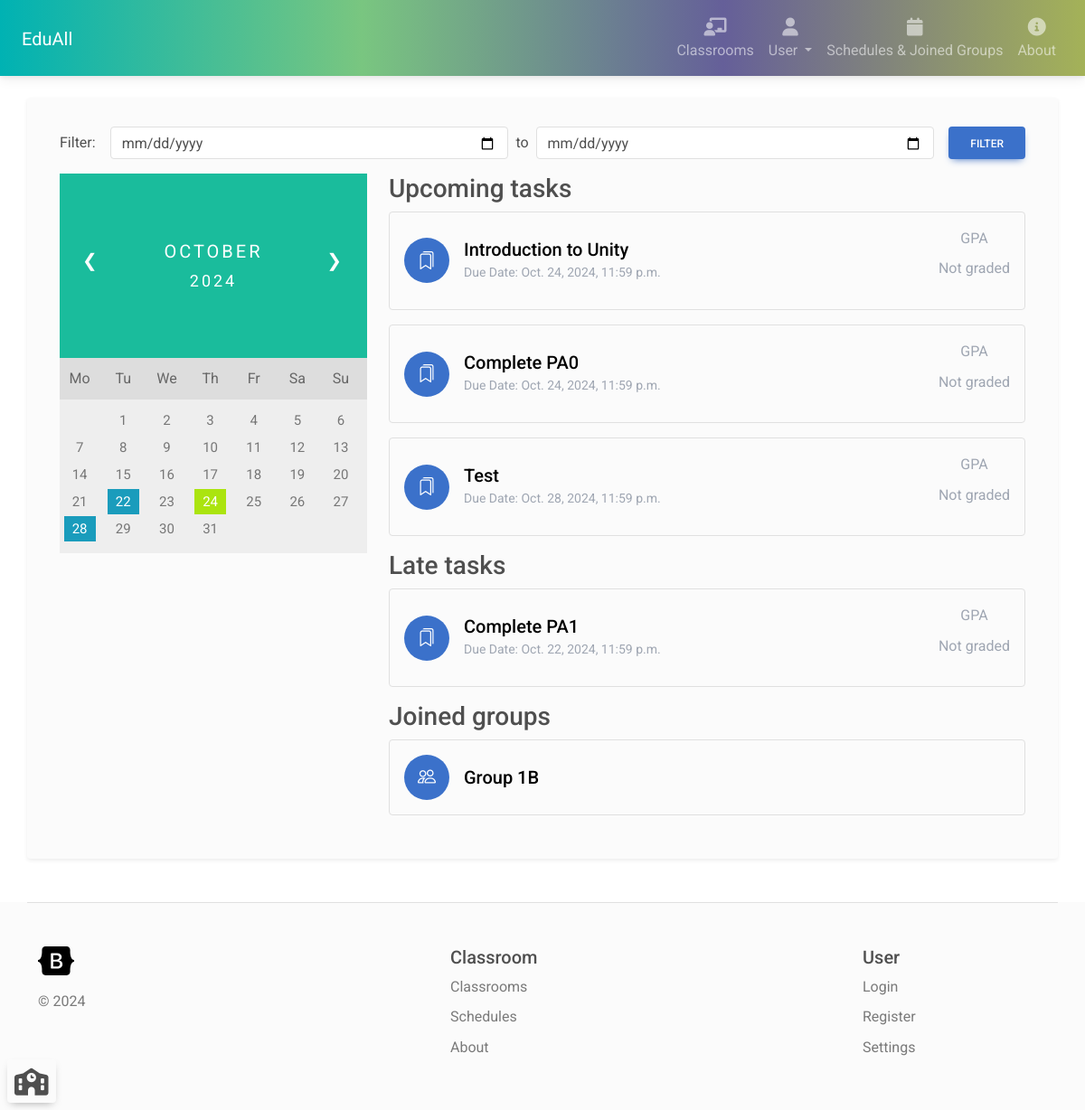
The page /user/schedule (signed in) on the database its author committed.
### classroom_manager/models.py (models this page shows, shortened)
class ClassroomTask(models.Model):
    isAssignment = models.BooleanField(default=True)
    title = models.CharField(max_length=200, null=True)
    description = models.CharField(max_length=5000, null=True)
    classroom = models.ForeignKey(Classroom, on_delete=models.CASCADE)
    deadline = models.DateTimeField(null=True)
    acceptLateSubmission = models.BooleanField(default=True)
    weight = models.FloatField(default=0.0)

class LearnGroup(models.Model):
    students = models.ManyToManyField(User, related_name="learn_group_student")
    classroom = models.ForeignKey(Classroom, on_delete=models.CASCADE)
    name = models.CharField(max_length=200)

### classroom_manager/views.py (the view)
# urls.py: path('user/schedule', views.allTaskSchedules, name="all_task_schedules"),
@login_required(login_url='login')
def allTaskSchedules(request: HttpRequest):
    if request.method == 'GET':
        now = timezone.now()
        lateTaskScope = now - relativedelta.relativedelta(months=3)
        dateStart = None; dateEnd = None
        if request.GET.get('dateStart'):
            try:
                dateStart = dateparse(request.GET.get('dateStart'))
            except:
                pass
        if request.GET.get('dateEnd'):
            try:
                dateEnd = dateparse(request.GET.get('dateEnd'))
            except:
                pass
        if dateStart != None and dateEnd == None:
            filterResult = ClassroomTask.objects.filter(Q(classroom__students__id__contains=request.user.id) & Q(deadline__gte=dateStart)).all()
        elif dateEnd != None and dateStart == None:
            filterResult = ClassroomTask.objects.filter(Q(classroom__students__id__contains=request.user.id) & Q(deadline__lte=dateEnd)).all()
        elif dateEnd != None and dateStart != None:
            filterResult = ClassroomTask.objects.filter(Q(classroom__students__id__contains=request.user.id) & Q(deadline__lte=dateEnd) & Q(deadline__gte=dateStart)).all()
        else:
            filterResult = []
        upcomingTasks = ClassroomTask.objects.filter((Q(classroom__students__id__contains=request.user.id) )& Q(deadline__gte=now) ).all()
        lateTasks = ClassroomTask.objects.filter((Q(classroom__students__id__contains=request.user.id) )& Q(deadline__gte=lateTaskScope)
                                                      & Q(deadline__lte=now)).all()
        for i in range(len(lateTasks)):
            lateTasks[i].gpa = None
            if lateTasks[i].isAssignment and Submission.objects.filter(task=lateTasks[i], student__id=request.user.id).exists():
                submission = Submission.objects.filter(task=lateTasks[i], student__id=request.user.id).first()
                if submission:
                    lateTasks[i].gpa = submission.gpa
        for i in range(len(upcomingTasks)):
            upcomingTasks[i].gpa = None
            if upcomingTasks[i].isAssignment and Submission.objects.filter(task=upcomingTasks[i], student__id=request.user.id).exists():
                submission = Submission.objects.filter(task=upcomingTasks[i], student__id=request.user.id).first()
                if submission:
                    upcomingTasks[i].gpa = submission.gpa
        for i in range(len(filterResult)):
            filterResult[i].gpa = None
            if filterResult[i].isAssignment and Submission.objects.filter(task=filterResult[i], student__id=request.user.id).exists():
                submission = Submission.objects.filter(task=filterResult[i], student__id=request.user.id).first()
                if submission:
                    filterResult[i].gpa = submission.gpa
        taskDates = [task.deadline for task in upcomingTasks] + [task.deadline for task in lateTasks]
        taskDates = list(set(taskDates))
        lastMonth = False; nextMonth = False
        if request.GET.get('lastMonth') != None:
            now = now - relativedelta.relativedelta(months=1)
            lastMonth = True
        elif request.GET.get('nextMonth') != None:
            now = now + relativedelta.relativedelta(months=1)
            nextMonth = True
        daysWithDeadlines = []
        for taskDate in taskDates:
            if taskDate.month == now.month and taskDate.year == now.year:
                daysWithDeadlines.append(taskDate.day)
        firstDay = now.replace(day=1)
        firstDayWeekday = firstDay.weekday()
        numberDaysOfMonth = (firstDay + relativedelta.relativedelta(months=1) - relativedelta.relativedelta(days=1)).day
        if request.GET.get('lastMonth') == None and request.GET.get('nextMonth') == None:
            currentDay = now.day
        else:
            currentDay = None
        daysArray = list(range(1, numberDaysOfMonth + 1))
        daysArray = [''] * firstDayWeekday + daysArray
        monthString = now.strftime("%B")
        yearString = str(now.year)
        groupsJoined = LearnGroup.objects.filter(students__id__contains=request.user.id).all()
        context = {'upcomingTasks': upcomingTasks, 'lateTasks': lateTasks,
                   'daysArray': daysArray, 'currentDay': currentDay, 'monthString': monthString,
                   'yearString': yearString, 'daysWithDeadlines': daysWithDeadlines, 'lastMonth': lastMonth,
                   'nextMonth': nextMonth, 'joinedGroups': groupsJoined, 'filterResult': filterResult, 'dateStart': request.GET.get('dateStart'),'dateEnd': request.GET.get('dateEnd') }
        return render(request, 'all_task_schedules.html', context)
    else:
        return render(request, '404page.html')

### classroom_manager/templates/all_task_schedules.html (shortened to what this page needs)
{% extends 'navbar.html' %}
{% block content %}
    <div class="container py-3">
        <div class="row">
            <div class="col-12">
                <form action="{% url 'all_task_schedules' %}" method="GET" class="mb-3">
                    <div class="d-flex">
                        <span class="my-auto me-3">Filter: </span>
                        <input type="date" name="dateStart" id="dateStart" class="form-control" value="{{ dateStart }}"/>
                        <span class="mx-2 my-auto"> to </span>
                        <input type="date" name="dateEnd" id="dateEnd" class="form-control" value="{{ dateEnd }}"/>
                        <button class="btn btn-primary ms-3" type="submit">Filter</button>
                    </div>
                </form>
            </div>
            <div class="col-12 col-lg-4">
                <div class="month">
                    <ul>
                    {% if nextMonth == False %}
                    <li class="prev" style="list-style-type: none;">
                        <a href="{% url 'all_task_schedules' %}?lastMonth=true" class="text-white">&#10094;</a>
                    </li>
                    {% else %}
                    <li class="prev" style="list-style-type: none;">
                        <a href="{% url 'all_task_schedules' %}" class="text-white">&#10094;</a>
                    </li>
                    {% endif %}
                    {% if lastMonth == False %}
                    <li class="next" style="list-style-type: none;">
                        <a href="{% url 'all_task_schedules' %}?nextMonth=true" class="text-white">&#10095;</a>
                    </li>
                    {% else %}
                    <li class="next" style="list-style-type: none;">
                        <a href="{% url 'all_task_schedules' %}" class="text-white">&#10095;</a>
                    </li>
                    {% endif %}
                    <li style="list-style-type: none;">{{ monthString }}
                        <br><span style="font-size:18px">{{ yearString }}</span>
                    </li>
                    </ul>
                </div>
                <ul class="weekdays">
                    <li>Mo</li>
                    <li>Tu</li>
                    <li>We</li>
                    <li>Th</li>
                    <li>Fr</li>
                    <li>Sa</li>
                    <li>Su</li>
                </ul>
                <ul class="days">
                {% for i in daysArray %}
                    {% if i == currentDay and i in daysWithDeadlines %}
                        <li><span class="active haveDeadline">{{ i }}</span></li>
                    {% elif i == currentDay %}
                        <li><span class="active">{{ i }}</span></li>
                    {% elif i in daysWithDeadlines %}
                        <li><span class="haveDeadline">{{ i }}</span></li>
                    {% else %}
                        <li>{{ i }}</li>
                    {% endif %}
                {% endfor %}
                </ul>
            </div>
            <div class="col-12 col-lg-8">
                {% if not filterResult %}
                <h3>Upcoming tasks</h3>
                {% for upcomingTask in upcomingTasks %}
                <a href="{% url 'task_details' upcomingTask.id %}" class="text-decoration-none">
                    <div class="border rounded p-3 mb-3">
                        <div class="d-flex align-items-center">
                            <div class="bg-primary rounded-circle me-2" style="width: 50px; height: 50px; position: relative;">
                                {% if upcomingTask.isAssignment %}
                                    <i class="bi bi-bookmarks text-white" style="font-size: 20px; position: absolute; top: 50%; left: 50%; transform: translate(-50%, -50%);"></i>
                                {% else %}
                                    <i class="bi bi-list-task text-white" style="font-size: 20px; position: absolute; top: 50%; left: 50%; transform: translate(-50%, -50%);"></i>
                                {% endif %}
                            </div>
                            <div class="ms-2">
                                <h5 class="text-black m-auto">{{ upcomingTask.title }}</h5>
                                <p class="text-secondary m-auto"><small>Due Date: {{ upcomingTask.deadline }}</small></p>
                            </div>
                            <div class="ms-auto my-auto text-center">
                                <p class="text-secondary mb-2 mx-auto">GPA</p>
                                {% if upcomingTask.gpa %}
                                <h5 class="text-black">{{ upcomingTask.gpa }}</h5>
                                {% else %}
                                <p class="text-secondary">Not graded</p>
                                {% endif %}
                            </div>
                        </div>
                    </div>
                </a>
                {% endfor %}
                <h3>Late tasks</h3>
                {% for lateTask in lateTasks %}
                <a href="{% url 'task_details' lateTask.id %}" class="text-decoration-none">
                    <div class="border rounded p-3 mb-3">
                        <div class="d-flex align-items-center">
                            <div class="bg-primary rounded-circle me-2" style="width: 50px; height: 50px; position: relative;">
                                {% if lateTask.isAssignment %}
                                    <i class="bi bi-bookmarks text-white" style="font-size: 20px; position: absolute; top: 50%; left: 50%; transform: translate(-50%, -50%);"></i>
                                {% else %}
                                    <i class="bi bi-list-task text-white" style="font-size: 20px; position: absolute; top: 50%; left: 50%; transform: translate(-50%, -50%);"></i>
                                {% endif %}
                            </div>
                            <div class="ms-2">
                                <h5 class="text-black m-auto">{{ lateTask.title }}</h5>
                                <p class="text-secondary m-auto"><small>Due Date: {{ lateTask.deadline }}</small></p>
                            </div>
                            <div class="ms-auto my-auto text-center">
                                <p class="text-secondary mb-2 mx-auto">GPA</p>
                                {% if upcomingTask.gpa %}
                                <h5 class="text-black">{{ upcomingTask.gpa }}</h5>
                                {% else %}
                                <p class="text-secondary">Not graded</p>
                                {% endif %}
                            </div>
                        </div>
                    </div>
                </a>
                {% endfor %}
                {% endif %}
                <h3>Joined groups</h3>
                {% for group in joinedGroups %}
                <div class="border rounded p-3 mb-3">
                    <div class="d-flex align-items-center">
                        <div class="bg-primary rounded-circle me-2" style="width: 50px; height: 50px; position: relative;">
                            <i class="bi bi-people text-white" style="font-size: 20px; position: absolute; top: 50%; left: 50%; transform: translate(-50%, -50%);"></i>
                        </div>
                        <div class="ms-2">
                            <a href="{% url 'learn_group_details' group.id %}" class="text-black text-decoration-none"><h5 class="text-black m-auto">{{ group.name }}</h5></a>
                        </div>
                    </div>
                </div>
                {% endfor %}
            </div>
        </div>
    </div>
{% endblock %}

### rows shown on the page
ClassroomTask: isAssignment True (drawn), title "Introduction to Unity", deadline "Oct. 24, 2024, 11:59 p.m.", shows "Not graded"
ClassroomTask: isAssignment True (drawn), title "Complete PA0", deadline "Oct. 24, 2024, 11:59 p.m.", shows "Not graded"
ClassroomTask: isAssignment True (drawn), title "Test", deadline "Oct. 28, 2024, 11:59 p.m.", shows "Not graded"
ClassroomTask: isAssignment True (drawn), title "Complete PA1", deadline "Oct. 22, 2024, 11:59 p.m."
LearnGroup: name "Group 1B"

### other values the page prints
{{ i }} "1" "2" "3" "4" "5" "6" "7" "8" "9" "10" "11" "12" "13" "14" "15" "16" "17" "18" "19" "20" "21" "23" "25" "26" "27" "29" "30" "31"
{{ i }} "22" "28"
{{ i }} "24"
